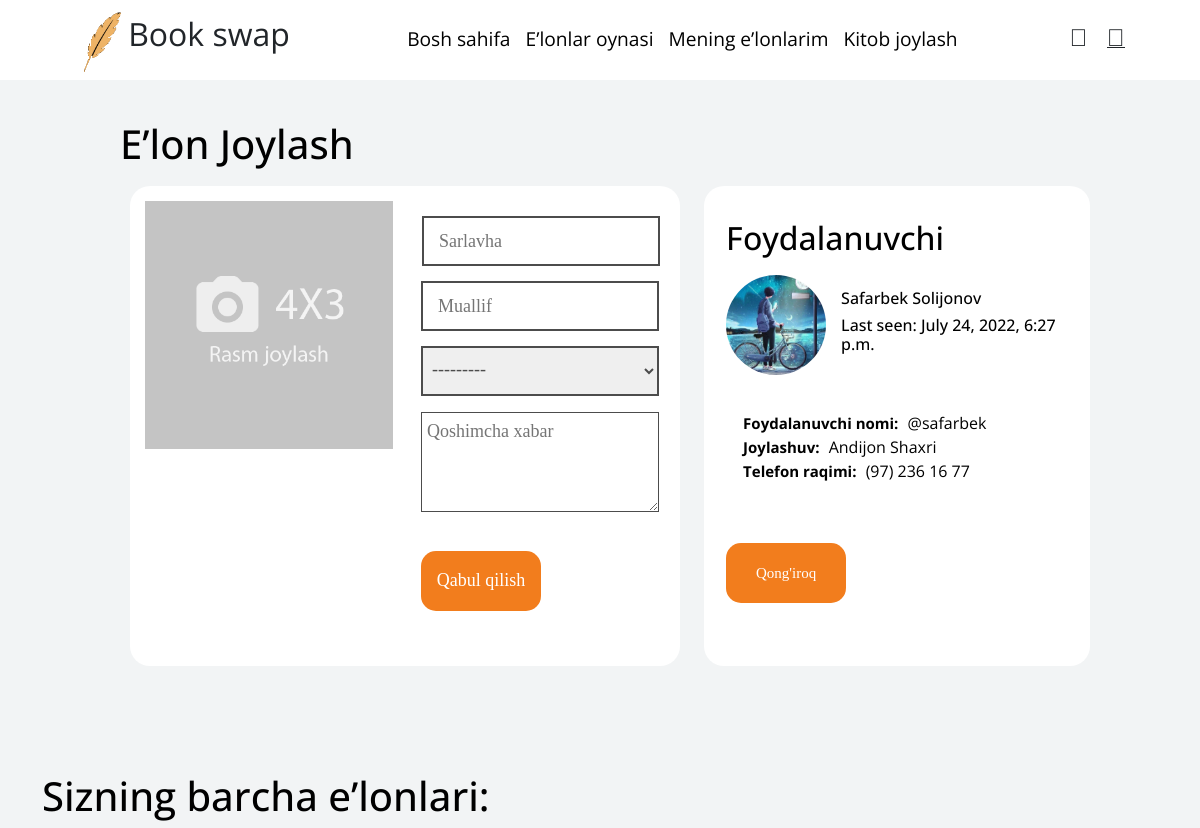
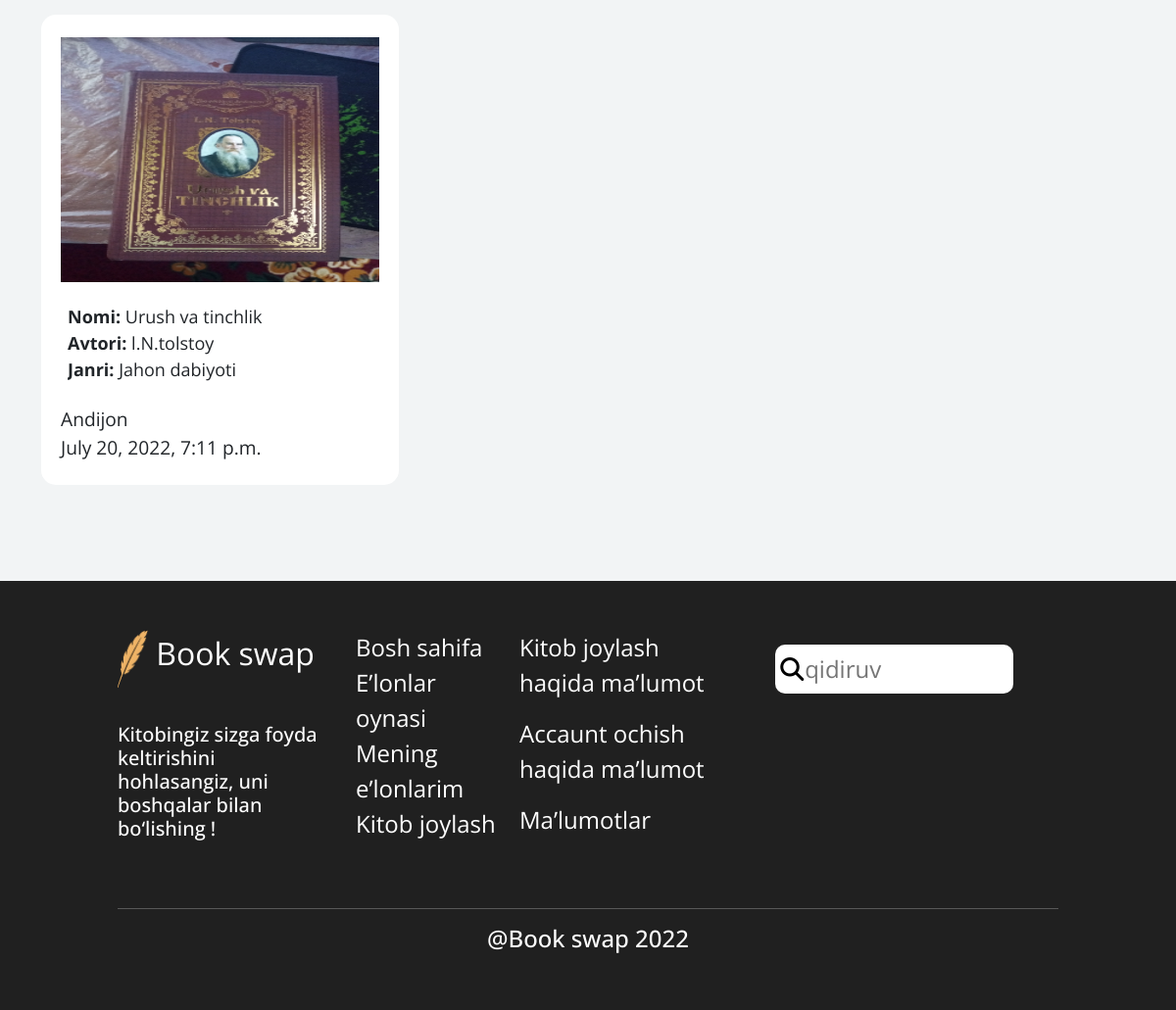
/create_advert/ (signed in), run on an earlier commit of the app's database (2 pictures, top to bottom).
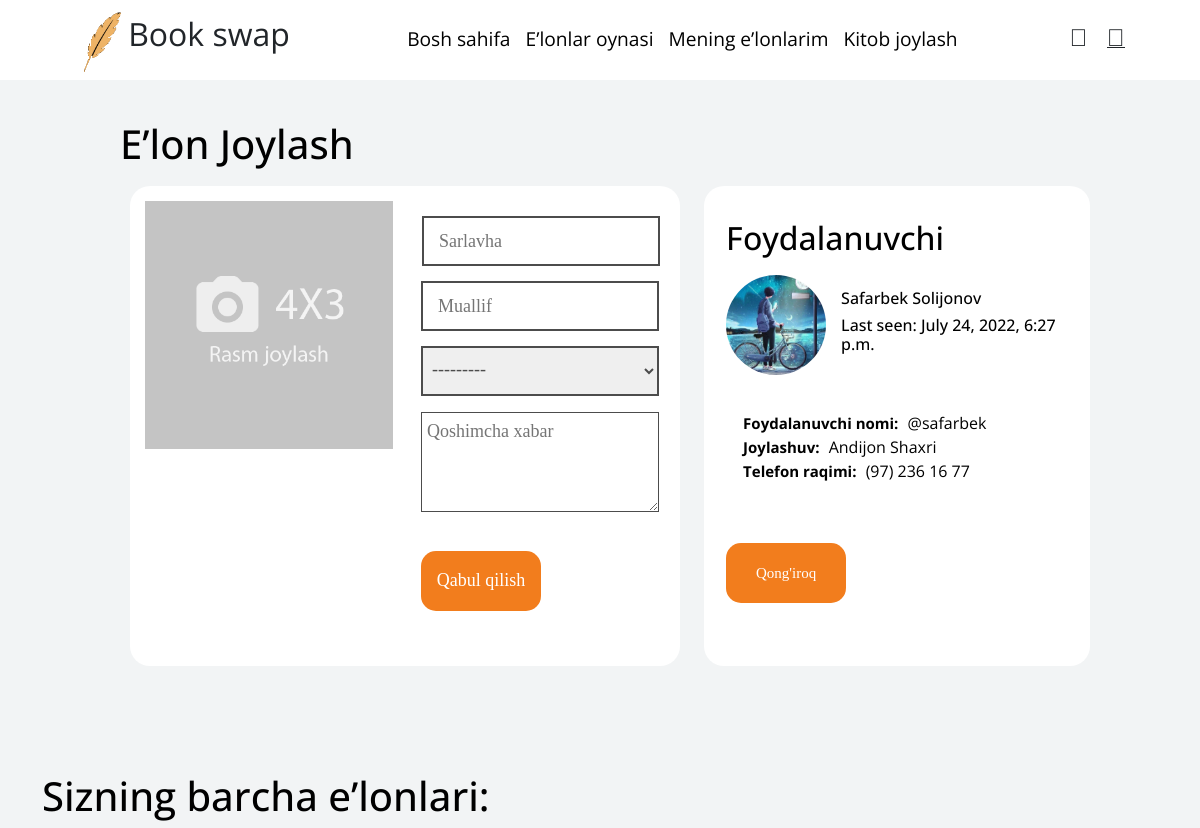
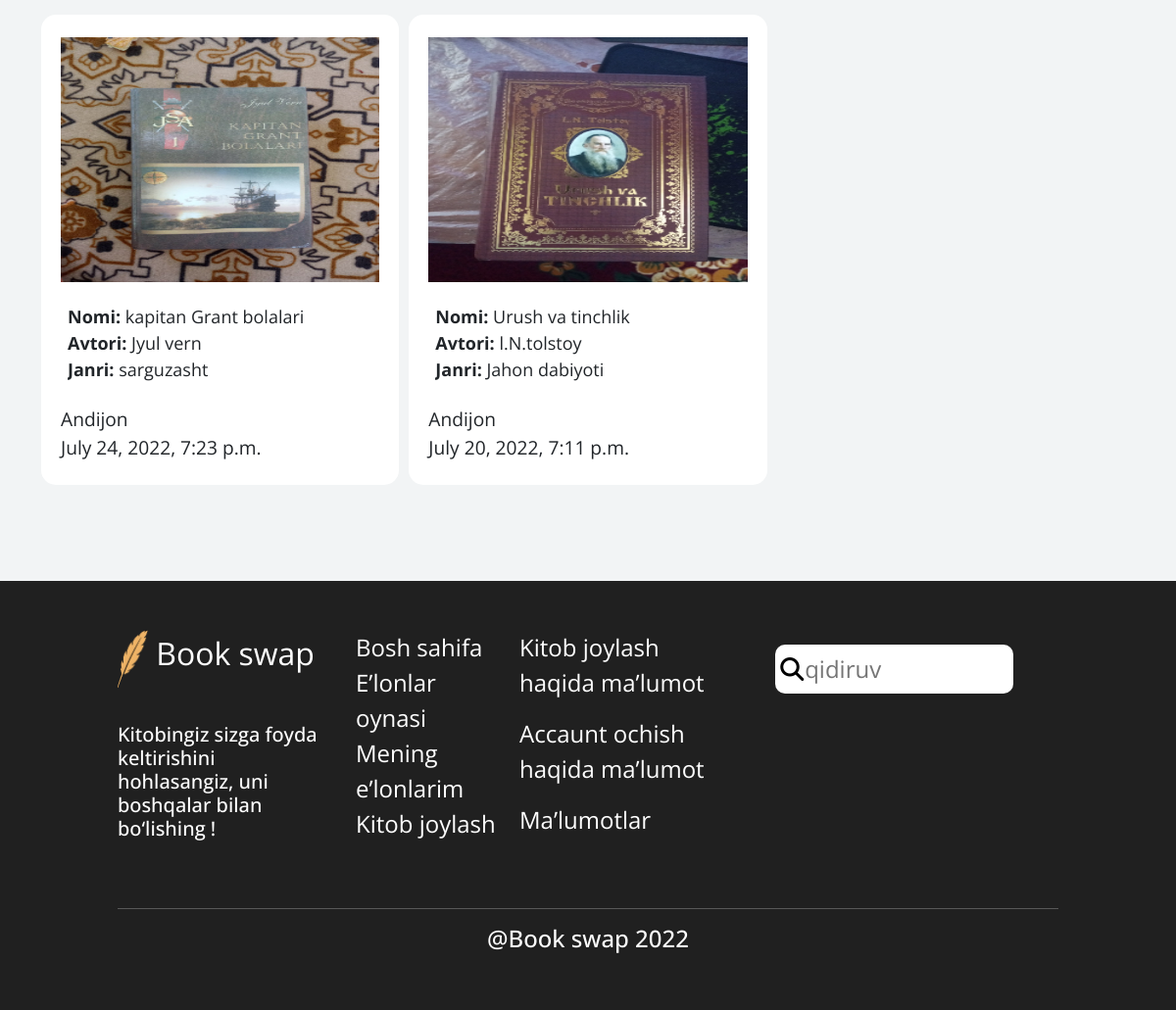
And on a later commit of the database (2 pictures, top to bottom).
### main/models.py (models this page shows, shortened)
class Book(models.Model):
    ADDRESS = (
		('Andijon', 'Andijon'),
		('Namangan', 'Namangan'),
		('Samarqand', 'Samarqand'),
		('Tashkent', 'Tashkent'),
		('Jizzax', 'Jizzax'),
		('Surxondaryo', 'Surxondaryo'),
		('Navoiy', 'Navoiy'),
		('Xorazm', 'Xorazm'),
		('Qashqadaryo', 'Qashqadaryo'),
		('Buxoro', 'Buxoro'),
		('Sirdaryo', 'Sirdaryo'),
		('Fargona', 'Fargona'),
	)
    author = models.ForeignKey(User, on_delete=models.CASCADE, related_name="books", default=None, null=True)
    slug = models.SlugField("Slug", max_length=256, blank=True, unique=True)
    title = models.CharField("Title", max_length=256)
    author_pen = models.CharField("Book Author", max_length=100)
    location = models.CharField('loacation', max_length=256,  choices=ADDRESS)
    genre = models.ForeignKey(Genre, on_delete=models.CASCADE, related_name="books", default=None, null=True)
    description = models.TextField("Description", max_length=200)
    image = models.ImageField("Image", upload_to="book_images")
    created_at = models.DateTimeField("Created time", auto_now_add=True)
    likes_count = models.PositiveIntegerField("Likes", default=0)
    is_checked = models.BooleanField()
    is_ban = models.BooleanField()
    class Meta:
        ordering = ['-id']
        db_table = "book"
        unique_together = ["slug"]
        verbose_name = "book"
        verbose_name_plural = "books"

class Genre(models.Model):
    title = models.CharField("Title", max_length=256)
    slug = models.SlugField("Slug", max_length=256, blank=True)
    def __str__(self):
        return f"{self.title}"
    class Meta:
        db_table = "genre"
        verbose_name = "genre"
        verbose_name_plural = "genres"

### account/models.py (models this page shows, shortened)
class User(AbstractUser):
	GENDER = (
		('Ayol', 'Ayol'),
		('Erkak', 'Erkak'),
	)
	ADDRESS = (
		('Andijon', 'Andijon'),
		('Namangan', 'Namangan'),
		('Samarqand', 'Samarqand'),
		('Tashkent', 'Tashkent'),
		('Jizzax', 'Jizzax'),
		('Surxondaryo', 'Surxondaryo'),
		('Navoiy', 'Navoiy'),
		('Xorazm', 'Xorazm'),
		('Qashqadaryo', 'Qashqadaryo'),
		('Buxoro', 'Buxoro'),
		('Sirdaryo', 'Sirdaryo'),
		('Fargona', 'Fargona'),
	)
	name = models.CharField("Name", max_length=256)
	surname = models.CharField("Surname", max_length=256)
	username = models.CharField("Username", max_length=256, unique=True, null=True)
	age = models.PositiveIntegerField("Age", null=True)
	phone = models.CharField("Phone", max_length=18)
	avatar = models.ImageField("Image", upload_to="user-images/", null=True, blank=True, default='default.png')
	gender = models.CharField("Gender", max_length=128, choices=GENDER)
	address = models.CharField("Address", max_length=128, choices=ADDRESS)
	created_at = models.DateTimeField("Created at", auto_now_add=True)
	updated_at = models.DateTimeField("Updated_at", auto_now=True)
	USERNAME_FIELD = "username"
	first_name = None
	last_name = None
	class Meta:
		db_table = "user"
		verbose_name = "user"
		verbose_name_plural = "users"

### main/views.py (the view, shortened to what this page needs)
# urls.py: path("create_advert/", views.BookCreate.as_view(), name="create-book"),
class BookCreate(LoginRequiredMixin, CreateView):
    model = Book
    template_name = 'advert/create_advert.html'
    fields = ("title", "author_pen", "genre", "description", "image")
    success_url = '/mybooks/'
    def get_context_data(self, **kwargs):
        context = super().get_context_data(**kwargs)
        book = Book.objects.select_related('author', 'genre').filter(author=self.request.user)
        context["books"] = book
        return context

### templates/advert/create_advert.html (shortened to what this page needs)
{% extends "advert/base.html" %}
{% load static %}
{% block content %}
<header>
    <section class="add_advert">
        <h1>E’lon Joylash</h1>
        <div class="row">
            <div class="col-lg-7">
                <div class="white-card">
                    <form method="post" enctype="multipart/form-data" class="row">
                        <div class="col-sm-6">
                            <label for="id_image">
                                <img src="/static/img/select_img.png" alt="image" id="uploadImg"
                                    style="max-height: 400px; width: 100%;">
                            </label>
                        </div>
                        <div class="col-sm-6">
                            <div class="input-group">
                                {{ form.title }}
                                {{ form.author_pen }}
                                {{ form.genre }}
                                {{ form.description }}
                                <br class="">
                                <button class="btn" type="submit">
                                    Qabul qilish
                                </button>
                            </div>
                        </div>
                    </form>
                </div>
            </div>
            <div class="col-lg-5">
                <div class="white-card">
                    <div class="about-user">
                        <h2 class="mr-3">Foydalanuvchi</h2>
                        <div class="user-componet">
                            <img src="{{request.user.avatar.url}}" alt="">
                            <div class="user-bio">
                                <h3 style="text-transform: capitalize;">{{request.user.name}} {{request.user.surname}}
                                </h3>
                                <h5>Last seen: {{request.user.updated_at }}</h5>
                            </div>
                        </div>
                        <ul>
                            <li>
                                <strong>Foydalanuvchi nomi:</strong>
                                <span>@{{request.user.username }}</span>
                            </li>
                            <li>
                                <strong>Joylashuv:</strong>
                                <span>{{request.user.address}} Shaxri</span>
                            </li>
                            <li>
                                <strong>Telefon raqimi:</strong>
                                <span>{{request.user.phone}}</span>
                            </li>
                        </ul>
                        <br>
                        <a href="tel: {{request.user.phone}}" class="text-light">
                            <button class="btn">
                                Qong'iroq
                            </button>
                        </a>
                    </div>
                </div>
            </div>
        </div>
    </section>
    <br><br>
</header>
<div class="container">
    <section class="advert-section mt-5">
      {% if books %}
      <h1>Sizning barcha e’lonlari:</h1>
      {% endif %}
      <div class="owl-carousel owl-theme">
        {% for book in books%}
        <div class="item d-inline">
          <a href="{% url 'main:detail' book.slug %}" class="text-dark" style="text-decoration: none;">
            <div class="advert-box">
              <img src="{{book.image.url}}" alt="">
              <ul>
                <li>
                  <strong>Nomi:</strong>
                  <span>{{book.title}}</span>
                </li>
                <li>
                  <strong>Avtori:</strong>
                  <span>{{book.author_pen}}</span>
                </li>
                <li>
                  <strong>Janri:</strong>
                  <span>{{book.genre}}</span>
                </li>
              </ul>
              <span class="about-box">{{book.author.address}} <br> {{book.created_at}}</span>
            </div>
          </a>
        </div>
        {% endfor %}
      </div>
    </section>
    <br><br>
  </div>
{% endblock %}

What changed in the data, as far as the page shows it:
added Book: image (picture), title "kapitan Grant bolalari", author_pen "Jyul vern", genre "sarguzasht", author.address "Andijon", created_at "July 24, 2022, 7:23 p.m."
